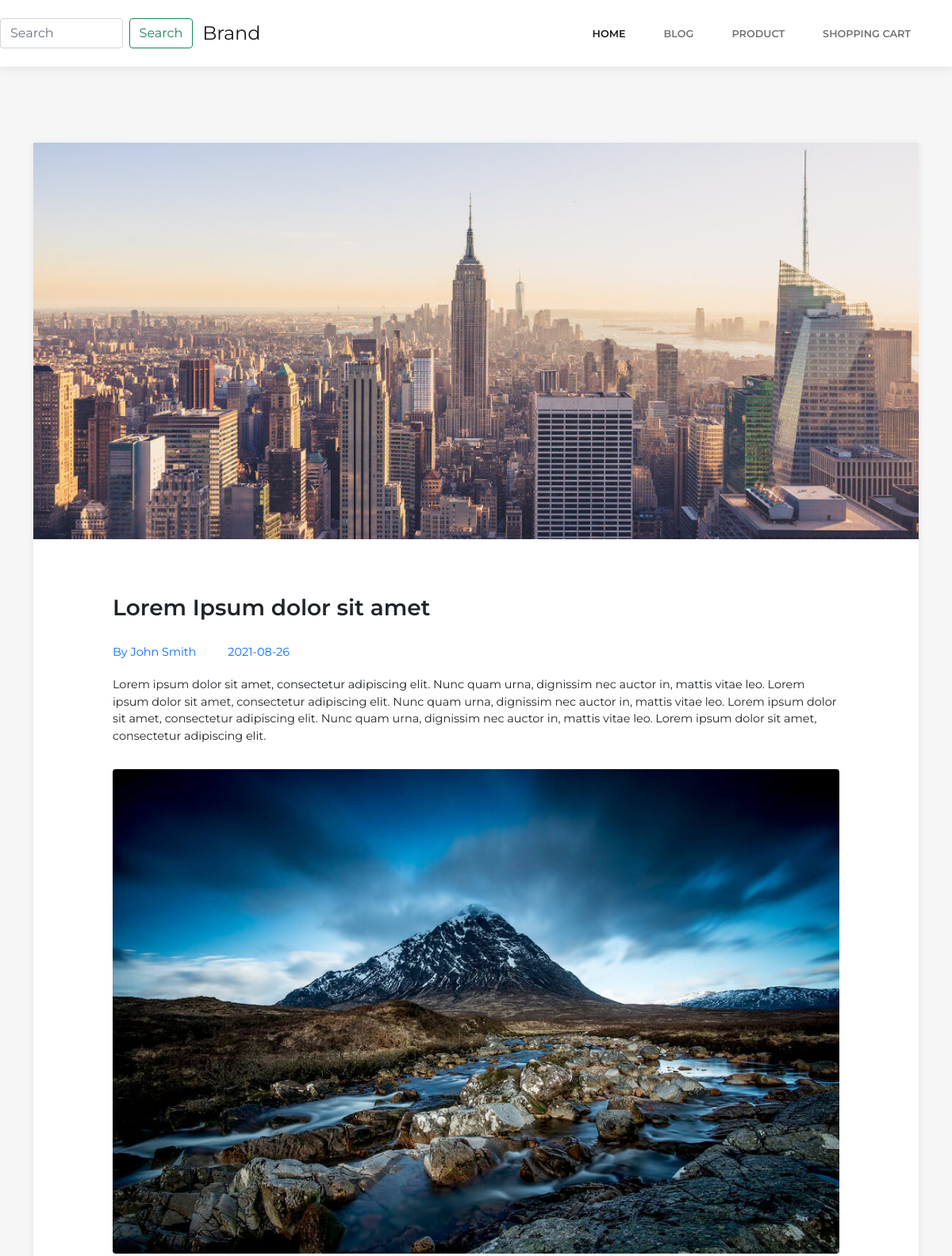
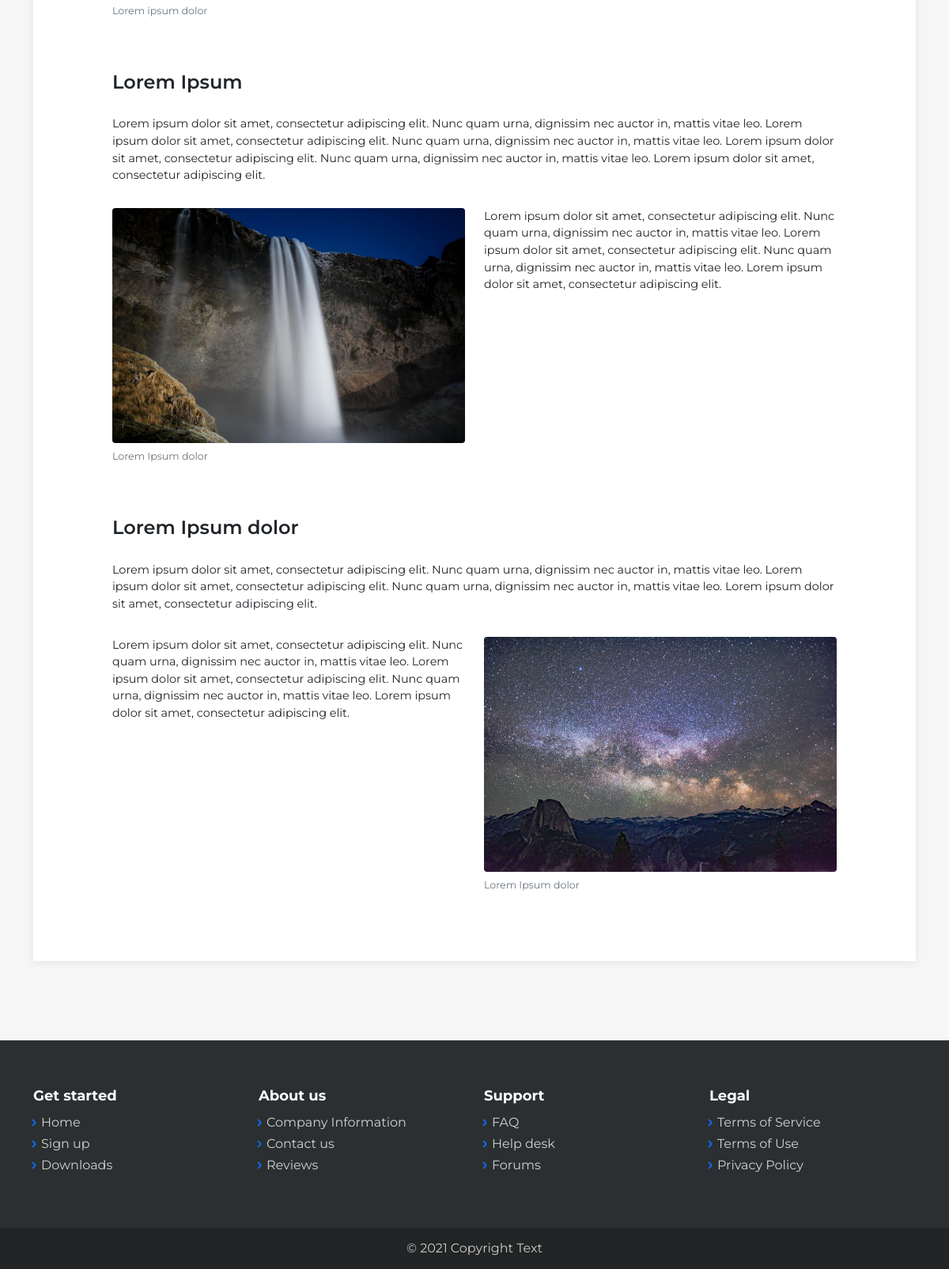
The page /demo/tin-tuc/Lorem-Ipsum-dolor-sit-amet-17 on the database its author committed (2 pictures, top to bottom).
### tables this page shows
CREATE TABLE IF NOT EXISTS `news` (
  `news_id` int(11) NOT NULL AUTO_INCREMENT,
  `news_author` varchar(255) NOT NULL,
  `post_id` int(11) NOT NULL,
  PRIMARY KEY (`news_id`)
);

CREATE TABLE IF NOT EXISTS `posts` (
  `post_id` int(11) NOT NULL AUTO_INCREMENT,
  `post_title` varchar(255) NOT NULL,
  `post_description` text NOT NULL,
  `post_date` date NOT NULL,
  `post_view` int(11) NOT NULL,
  `last_update` int(11) NOT NULL,
  `post_image` varchar(255) NOT NULL,
  `status` int(11) NOT NULL DEFAULT '1',
  `post_sub_description` text NOT NULL,
  PRIMARY KEY (`post_id`)
);

### demo/app/controllers/NewsController.php (called while the page is built, shortened)
<?php
class NewsController
{
    public function getNews($name)
    {
        $newsModel = new NewsModel();
        $names = explode('-', $name);
        $id = $names[count($names) - 1];
        $news = $newsModel->getNewsById($id);
        include_once ROOT_URL . '/app/views/blog-post.php';
    }
}

### demo/index.php (called while the page is built, shortened)
<?php
$router = new Core\Http\Route();
$request_url = !empty($_GET['url']) ? '/' . $_GET['url'] : '/';
$method_url = !empty($_SERVER['REQUEST_METHOD']) ? $_SERVER['REQUEST_METHOD'] : 'GET';
$router->map($request_url, $method_url);

### demo/app/models/Db.php (called while the page is built, shortened)
<?php
class Db
{
    public static $conection = null;
    public function __construct()
    {
        if (!self::$conection) {
            self::$conection = new \mysqli(DB_HOST, DB_USER, DB_PASS, DB_NAME, DB_PORT);
            self::$conection->set_charset('utf8mb4');
        }
        return self::$conection;
    }
    public static function select($sql)
    {
        $sql->execute();
        $items = $sql->get_result()->fetch_all(MYSQLI_ASSOC);
        return $items;
    }
}

### demo/app/models/NewsModel.php (called while the page is built, shortened)
<?php
class NewsModel extends Db
{
    public function getNewsById($id){
        $sql = parent::$conection->prepare("SELECT * FROM `posts` JOIN `news` ON `news`.`post_id` = `posts`.`post_id` WHERE `posts`.`post_id` = ? AND `status` = 1");
        $sql->bind_param('i', $id);
        return parent::select($sql)[0];
    }
}

### demo/app/views/blog-post.php (the view)
<?php include_once ROOT_URL . '/app/views/header.php' ?>
<?php include_once ROOT_URL . '/app/views/nav-bar.php' ?>
<main class="page blog-post">
    <section class="clean-block clean-post dark">
        <div class="container">
            <div class="block-content">
                <div class="post-image" style="background-image:url(&quot;<?php echo BASE_URL ?>/assets/img/scenery/image3.jpg&quot;);"></div>
                <div class="post-body">
                    <h3><?php echo $news['post_title'] ?></h3>
                    <div class="post-info"><span>By <?php echo $news['news_author'] ?></span><span><?php echo $news['post_date'] ?></span></div>
                    <?php echo $news['post_description'] ?>
                </div>
            </div>
        </div>
    </section>
</main>
<?php include_once ROOT_URL . '/app/views/footer.php' ?>

### demo/core/http/Route.php (shortened to what this page needs)
<?php
class Route
{
    private $__routes;
    public function __construct()
    {
        $this->__routes = [];
    }
    private function __request(string $url, string $method, $action)
    {
        if (preg_match_all('/({([a-zA-Z]+)})/', $url, $params)) {
            $url = preg_replace('/({([a-zA-Z]+)})/', '(.+)', $url);
        }
        $url = str_replace('/', '\/', $url);
        $route = [
            'url' => $url,
            'method' => $method,
            'action' => $action,
            'params' => $params[2]
        ];
        array_push($this->__routes, $route);
    }
    public function map(string $url, string $method)
    {
        foreach ($this->__routes as $route) {
            if ($route['method'] == $method) {
                $reg = '/^' . $route['url'] . '$/';
                if (preg_match($reg, $url, $params)) {
                    array_shift($params);
                    $this->__call_action_route($route['action'], $params);
                    return;
                }
            }
        }
        return;
    }
    private function __call_action_route($action, $params)
    {
        if (is_string($action)) {
            $action = explode('@', $action);
            $controller = new $controller_name();
            call_user_func_array([$controller, $action[1]], $params);
            return;
        }
    }
}

### demo/assets/css/smoothproducts.css (style rules this page uses)
html, body { height: 100%; width: 100%; }

### rows shown on the page
news: post.post_title "Lorem Ipsum dolor sit amet", news_author "John Smith", post.post_date "2021-08-26", post.post_description "Lorem ipsum dolor sit amet, consectetur adipiscing elit. Nunc quam urna, dignissim nec auctor in, mattis vitae leo. Lorem ipsum dolor sit amet, consectetur adipiscing elit. Nunc quam urna, dignissim nec auctor in, mattis vitae leo. Lorem ipsum dolor sit amet, consectetur adipiscing elit. Nunc quam urna, dignissim nec auctor in, mattis vitae leo. Lorem ipsum dolor sit amet, consectetur adipiscing elit. Lorem ipsum dolor Lorem Ipsum Lorem ipsum dolor sit amet, consectetur adipiscing elit. Nunc quam urna, dignissim nec auctor in, mattis vitae leo. Lorem ipsum dolor sit amet, consectetur adipiscing elit. Nunc quam urna, dignissim nec auctor in, mattis vitae leo. Lorem ipsum dolor sit amet,…", post.post_description (picture)
